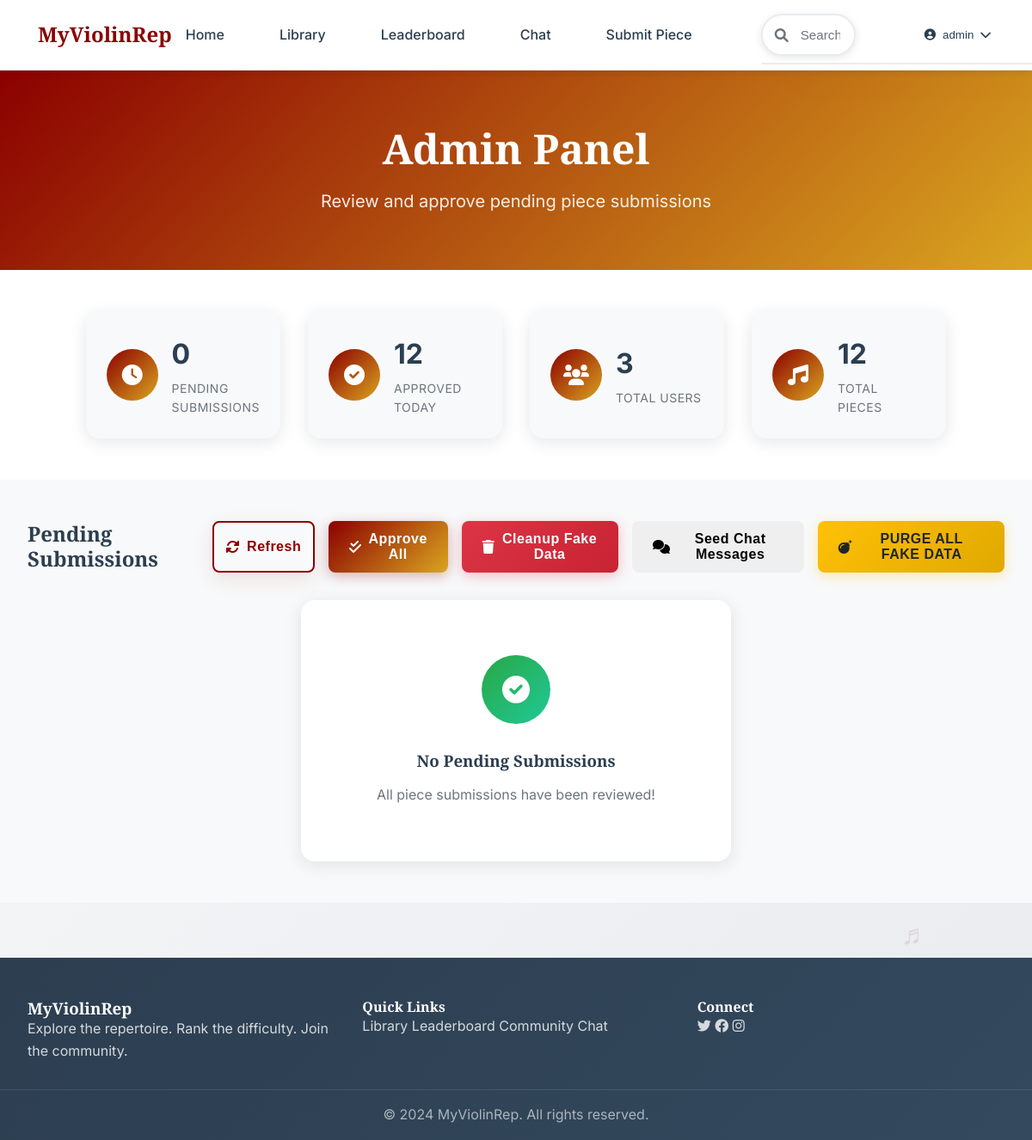
Before: /admin/pending (signed in) with the older database file.
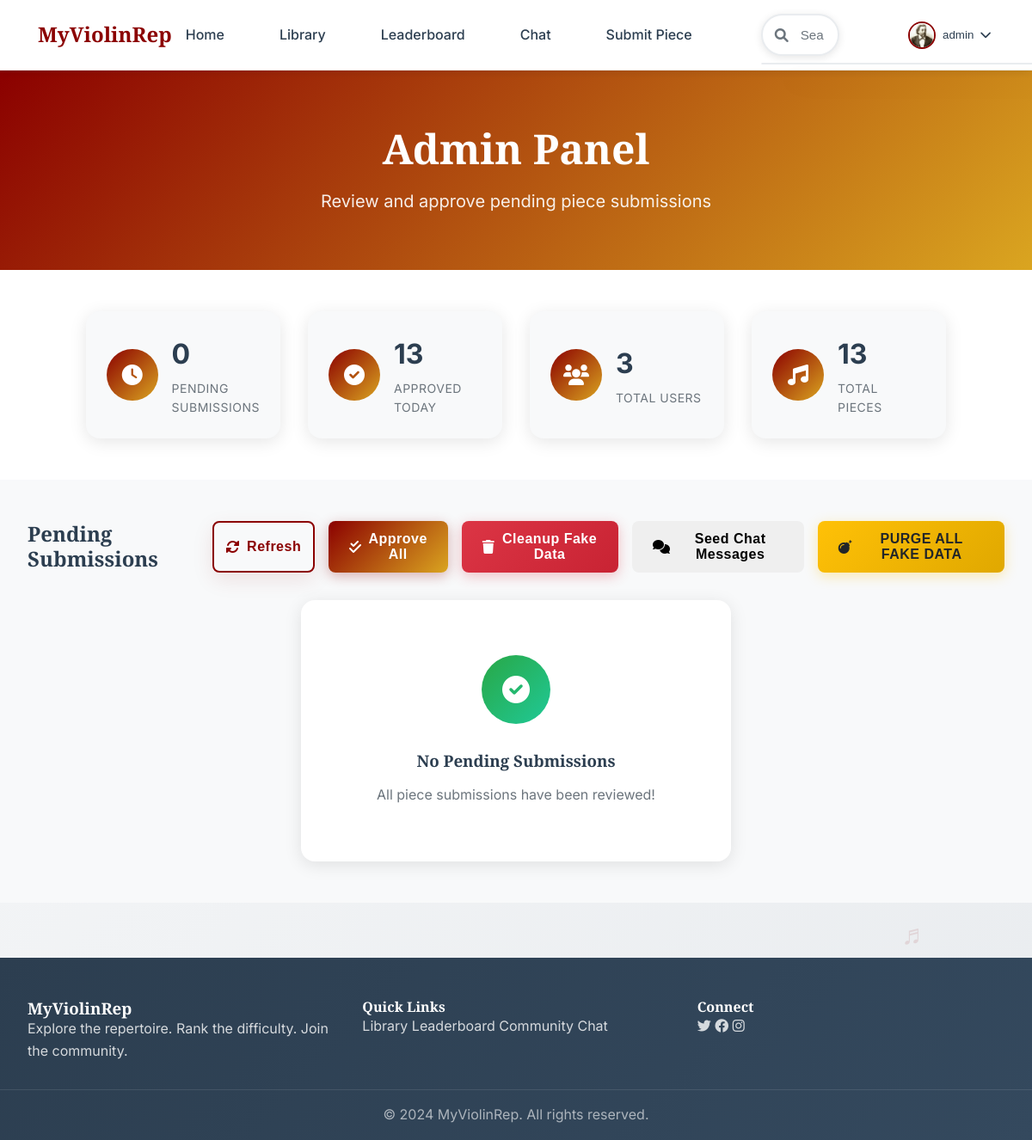
After: the same page with the newer database file.
### app.py (models this page shows)
class User(UserMixin, db.Model):
    id = db.Column(db.Integer, primary_key=True)
    username = db.Column(db.String(80), unique=True, nullable=False)
    email = db.Column(db.String(120), unique=True, nullable=False)
    password_hash = db.Column(db.String(120), nullable=False)
    bio = db.Column(db.Text)
    avatar = db.Column(db.String(200))
    country = db.Column(db.String(100))
    currently_practicing = db.Column(db.String(200))
    join_date = db.Column(db.DateTime, default=datetime.utcnow)
    contribution_score = db.Column(db.Integer, default=0)
    forum_score = db.Column(db.Integer, default=0)
    ratings = db.relationship('Rating', backref='user', lazy=True)
    comments = db.relationship('Comment', backref='user', lazy=True)
    submissions = db.relationship('Piece', backref='submitter', lazy=True)
    sent_messages = db.relationship('Message', foreign_keys='Message.sender_id', backref='sender', lazy=True)
    received_messages = db.relationship('Message', foreign_keys='Message.recipient_id', backref='recipient', lazy=True)
    favorites = db.relationship('Favorite', backref='user', lazy=True)

### app.py (the view)
@app.route('/admin/pending')
@login_required
def admin_pending():
    if not current_user.username == 'admin':  # Simple admin check
        return redirect(url_for('index'))
    pending_pieces = Piece.query.filter_by(is_approved=False).all()
    approved_count = Piece.query.filter_by(is_approved=True).count()
    total_users = User.query.count()
    total_pieces = Piece.query.count()
    return render_template('admin_pending.html',
                         pending_pieces=pending_pieces,
                         approved_count=approved_count,
                         total_users=total_users,
                         total_pieces=total_pieces)

### app.py (called while the page is built)
@login_manager.user_loader
def load_user(user_id):
    return User.query.get(int(user_id))

### templates/admin_pending.html (shortened to what the changed rows need)
{% extends "base.html" %}
{% block content %}
<section class="admin-header">
    <div class="container">
        <div class="header-content">
            <h1 class="page-title">Admin Panel</h1>
        </div>
    </div>
</section>
<section class="admin-stats">
    <div class="container">
        <div class="stats-grid">
            <div class="stat-card">
                <div class="stat-content">
                    <div class="stat-number">{{ approved_count }}</div>
                    <div class="stat-label">Approved Today</div>
                </div>
            </div>
            <div class="stat-card">
                <div class="stat-content">
                    <div class="stat-number">{{ total_pieces }}</div>
                    <div class="stat-label">Total Pieces</div>
                </div>
            </div>
        </div>
    </div>
</section>
<section class="pending-pieces">
    <div class="container">
        <div class="section-header">
            <h2>Pending Submissions</h2>
        </div>
    </div>
</section>
{% endblock %}

### templates/base.html (shortened to what this page needs)
<!DOCTYPE html>
<html lang="en">
<head>
    <link rel="stylesheet" href="https://cdnjs.cloudflare.com/ajax/libs/font-awesome/6.0.0/css/all.min.css">
    <link rel="stylesheet" href="{{ url_for('static', filename='css/style.css') }}">
</head>
<body>
    <nav class="navbar">
        <div class="nav-container">
            <div class="nav-logo">
                <span>MyViolinRep</span>
            </div>
            <div class="nav-menu">
                <a href="{{ url_for('index') }}" class="nav-link">Home</a>
                <a href="{{ url_for('library') }}" class="nav-link">Library</a>
                <a href="{{ url_for('leaderboard') }}" class="nav-link">Leaderboard</a>
                <a href="{{ url_for('chat') }}" class="nav-link">Chat</a>
                {% if current_user.is_authenticated %}
                    <a href="{{ url_for('submit_piece') }}" class="nav-link">Submit Piece</a>
                    <div class="global-search">
                        <i class="fas fa-search search-icon"></i>
                        <input type="text" id="globalSearch" placeholder="Search" class="global-search-input">
                        <div class="search-results" id="searchResults"></div>
                    </div>
                    <div class="user-menu">
                        <button class="user-menu-btn">
                            {% if current_user.avatar %}
                                <img src="{{ current_user.avatar }}" alt="{{ current_user.username }}" class="user-avatar-nav">
                            {% else %}
                                <i class="fas fa-user-circle"></i>
                            {% endif %}
                            {{ current_user.username }}
                            <i class="fas fa-chevron-down"></i>
                        </button>
                    </div>
                {% else %}
                    <a href="{{ url_for('login') }}" class="nav-link">Login</a>
                    <a href="{{ url_for('register') }}" class="nav-link register-btn">Register</a>
                {% endif %}
            </div>
        </div>
    </nav>
    <main class="main-content">
        {% block content %}{% endblock %}
    </main>
    <footer class="footer">
        <div class="footer-content">
            <div class="footer-section">
                <h3>MyViolinRep</h3>
                <p>Explore the repertoire. Rank the difficulty. Join the community.</p>
            </div>
            <div class="footer-section">
                <h4>Quick Links</h4>
                <a href="{{ url_for('library') }}">Library</a>
                <a href="{{ url_for('leaderboard') }}">Leaderboard</a>
                <a href="{{ url_for('chat') }}">Community Chat</a>
            </div>
            <div class="footer-section">
                <h4>Connect</h4>
                <div class="social-links">
                    <a href="#"><i class="fab fa-twitter"></i></a>
                    <a href="#"><i class="fab fa-facebook"></i></a>
                    <a href="#"><i class="fab fa-instagram"></i></a>
                </div>
            </div>
        </div>
        <div class="footer-bottom">
            <p>&copy; 2024 MyViolinRep. All rights reserved.</p>
        </div>
    </footer>
    <div class="floating-notes">
        <div class="note note-1">♪</div>
        <div class="note note-2">♫</div>
        <div class="note note-3">♩</div>
        <div class="note note-4">♬</div>
        <div class="note note-5">♪</div>
    </div>
</body>
</html>

Changed rows visible on the page:
changed User "admin": avatar: picture added
Other visible differences:
{{ approved_count }}: "12" → "13"
{{ total_pieces }}: "12" → "13"
